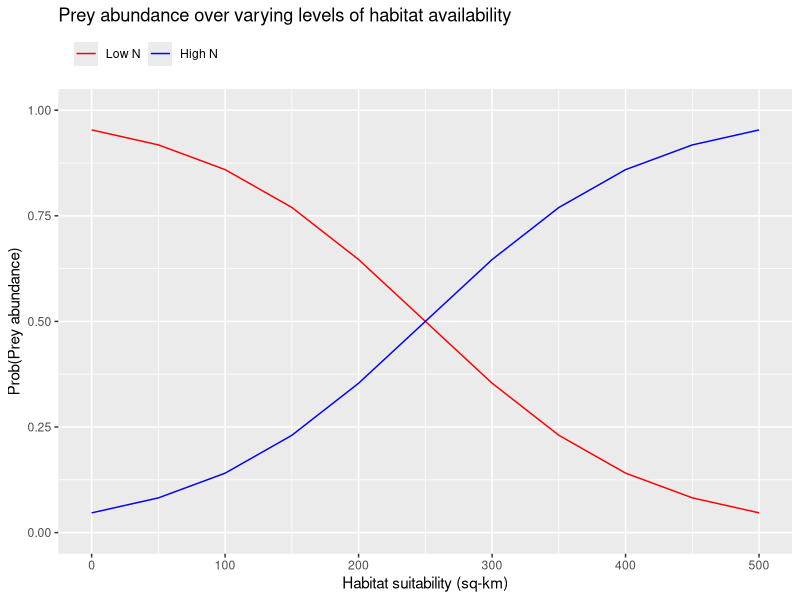

Source code (R): (Note: this script raises an error after producing the figure.)
  #'  ---------------------------------
  #'  Making up stuff for caribou BBN
  #'  April 2025
  #'  Bassing
  #'  ---------------------------------

  #'  Load packages
  library(tidyverse)
  library(purrr)
  library(ggplot2)
  
  #' #'  Define levels for source pop N and AM phi
  #' abund.sourcePop <- seq(10, 200, by = 20)
  #' survival.AM <- c(1, 2, 3)
  #' #'  Create data frame containing full cross of all parent node levels
  #' df <- expand.grid(source.N = abund.sourcePop, survival.M = survival.AM) %>%
  #'   tidyr::expand(source.N, survival.M) %>%
  #'   mutate(source.N = factor(source.N),
  #'          survival.M = factor(survival.M))
  #' 
  #' #'  Define coefficients
  #' alpha <- -8
  #' beta.source <- 1 
  #' beta.am.phi <- 0.6
  #' (df$y <- 1 / (1 + exp(-(alpha + beta.source*as.numeric(df$source.N) + beta.am.phi*as.numeric(df$survival.M)))))
  #' 
  #' #'  Plot 
  #' ggplot(data = df, aes(x = source.N, y = y, group = survival.M)) + 
  #'   geom_line(aes(color = survival.M)) +
  #'   xlab("Source population abundance")+
  #'   ylab("Pr(Adult male abundance = High)")+
  #'   guides(color = guide_legend(title = "Adult male \nsurvival"))+
  #'   scale_color_manual(values = c("red", "blue", "green"),
  #'                      labels = c('Low', 'Medium', 'High'))
  
  #'  ------------------------------------------------
  ####  Conditional Probability Tables for each node  ####
  #'  ------------------------------------------------
  
  #'  -------------------------
  #####  Habitat_availability  #####
  #'  -------------------------
  #'  Predict probability of available habitat across range of binned areas based
  #'  on different levels of expected climate change scenarios
  
  #'  ----------------------
  #####  Abundance_altPrey  #####
  #'  ----------------------
  #'  Predict probability of low, medium, or high abundances of alternative prey
  #'  sources (e.g., deer, elk, moose) under varying levels of habitat availability
  Abundance_altPrey <- function() {
    #'  Habitat availability (amount of suitable habitat in sq-km)
    habitat.avail <- seq(0, 500, by = 50)
    #'  Center and scale habitat.avail so values don't range too widely
    habitat.availz <- scale(habitat.avail)
    
    #'  Define intercept and slope coefficients
    #'  H: Availability of suitable habitat increases abundance of alternative prey
    alpha <- 0 # Intercept for low prey abundance
    beta1 <- -2 # Slope for habitat availability effect
    
    #'  Calculate probability alternative prey abundance will be low vs high given 
    #'  varying amounts of available habitat
    (p.PreynLo <- 1/(1 + exp(-(alpha + beta1*habitat.availz))))
    (p.PreynHi <- 1 - p.PreynLo)
    
    #'  Create data frame with probabilities of prey abundance being low or high
    (p.Preyn <- cbind(p.PreynLo, p.PreynHi))
    #'  Add habitat availability covariate data to data frame
    df <- data.frame(habitat.avail = habitat.avail, p1 = p.PreynLo, p2 = p.PreynHi) 
    #'  Reformat data frame for easier plotting
    df_plot <- df %>% 
      pivot_longer(cols = c('p1','p2'), names_to = "p", values_to = "prob")
    
    #'  Plot probability of prey abundance being low or high, given level
    #'  of available habitat
    prediction_plot <- ggplot(df_plot, aes(x = habitat.avail, y = prob)) + 
      ylim(0, 1) +
      geom_line(aes(color = p)) +
      xlab("Habitat suitability (sq-km)")+
      ylab("Prob(Prey abundance)")+
      ggtitle(paste("Prey abundance over varying levels of habitat availability")) +
      theme(
        legend.position = "top",
        legend.justification = c("left"),
        legend.box.just = "right",
        legend.margin = margin(6, 6, 6, 6)) +
      scale_color_manual(name = '', labels = c('Low N', 'High N'),
                         values = c('red', 'blue'))
    
    #'  Plot relationship
    plot(prediction_plot)
    #'  Return predictions
    return(df)
    
  }
  p.PreyN <- Abundance_altPrey()
  names(p.PreyN) <- c("Habitat_availability", "Low", "High")
  head(p.PreyN)
  write_csv(p.PreyN, "./Conditional_Probability_Tables/CPT_Abundance_altPrey.csv")
  
  #'  ------------------------
  #####  Abundance_predators  #####
  #'  ------------------------
  #'  Predict probability of low vs high abundances of predators (e.g., wolf, 
  #'  cougar, bear) based on whether alternative prey populations are rare (0) 
  #'  or abundant (1) and whether predator control does not (0) or does (1) occur
  Pred_abundance <- function(control, control.level) {
    #'  Alternative prey abundance (low, or high) 
    N.altPrey <- c(1, 2)
    #'  Holding whether predator control occurs at a fixed level
    Pred.control <- control
    
    #'  Define intercept and slope coefficients
    #'  H: More alternative prey increases predator abundance but predator control
    #'  efforts reduce predator abundance
    alpha <- 4.75 # Intercept for low predator abundance
    beta1 <- -3 # Slope for alternative prey effect
    beta2 <- 0.95 # Slope for predator control effect
    
    #'  Calculate probability predator abundance will be low vs high given different
    #'  levels of alternative prey sources (low or high) and whether predator 
    #'  control occurs (yes or no)
    (p.PrednLo <- 1/(1 + exp(-(alpha + beta1*N.altPrey + beta2*Pred.control))))
    (p.PrednHi <- 1 - p.PrednLo)
    
    #'  Create data frame with probabilities of predator abundance being low or high
    (p.Predn <- cbind(p.PrednLo, p.PrednHi))
    #'  Add prey and predator control covariate data to data frame  
    df <- data.frame(N.altPrey = N.altPrey, control = control.level, 
                     p1 = p.PrednLo, p2 = p.PrednHi) %>%
      mutate(N.altPrey = ifelse(N.altPrey == 1, "Low", "High"),
             N.altPrey = factor(N.altPrey, levels = c("Low", "High")))
    #'  Reformat data frame for easier plotting
    df_plot <- df %>% dplyr::select(-control) %>%
      pivot_longer(cols = c('p1','p2'), names_to = "p", values_to = "prob")
    
    #'  Plot probability of predator abundance being low or high, given level
    #'  of alterantive prey sources and predator control
    prediction_plot <- ggplot(df_plot, aes(x = N.altPrey, y = prob)) + 
      ylim(0, 1) +
      geom_point(aes(color = p)) +
      xlab("Alternative prey abundance")+
      ylab("Prob(Predator abundance)")+
      ggtitle(paste("Predator abundance", control.level, "predator control")) +
      theme(
        legend.position = "top",
        legend.justification = c("left"),
        legend.box.just = "right",
        legend.margin = margin(6, 6, 6, 6)) +
      scale_color_manual(name = '', labels = c('Low N', 'High N'),
                         values = c('red', 'blue'))
    
    #'  Plot relationship
    plot(prediction_plot)
    #'  Return predictions
    return(df)
    
  }
  #'  Calculate probability of predator abundance being low or high given level
  #'  of alternative prey sources (low or high) and whether predator control
  #'  occurs (yes or no)
  p.PredN.noCon <- Pred_abundance(control = 0, control.level = "without")
  p.PredN.wCon <- Pred_abundance(control = 1, control.level = "with")
  p.PredN <- bind_rows(p.PredN.noCon, p.PredN.wCon) %>%
    mutate(control = ifelse(control == "without", "No", control),
           control = ifelse(control == "with", "Yes", control),
           control = factor(control, levels = c("No", "Yes"))) %>%
    arrange(N.altPrey, control) 
  names(p.PredN) <- c("Habitat_availability", "Supplemental_feeding", "Low", "High")
  head(p.PredN)
  write_csv(p.PredN, "./Conditional_Probability_Tables/CPT_Abundance_predators.csv")
  
  #'  ------------------------
  #####  Survival_adultMales  #####
  #'  ------------------------
  #'  Predict probability of male survival being low, medium, or high under 
  #'  different levels of predator abundance (low or high) and whether supplemental 
  #'  feeding occurs (yes or no) over a range of available suitable habitat
  AM_survival <- function(N.pred, Feeding, pred.level, feed.level) {   
    #'  Habitat availability (amount of suitable habitat in sq-km)
    habitat.avail <- seq(0, 500, by = 50)
    #'  Center and scale habitat.avail so values don't range too widely
    habitat.availz <- scale(habitat.avail)
    #'  Holding Abundance_predators at a fixed level 
    N.predator <- N.pred
    #'  Holding Supplemental feeding at a fixed level
    Supp.feeding <- Feeding
    
    #'  Define intercept and slope coefficients 
    #'  H: Availability of suitable habitat most important, predators second most,
    #'  supplemental feeding doesn't really matter for adult male survival
    alpha <- c(0.25, 2) # Intercepts for low and low/moderate survival categories
    beta1 <- -2 # Slope coefficient for habitat availability  
    beta2 <- 0.5 # Slope coefficient for predator abundance
    beta3 <- -0.25 # Slope coefficient for supplemental feeding
    
    #'  Calculate probability of adult male survival being low, moderate, or high 
    #'  given varying amounts of available habitat, levels of predator abundance, 
    #'  and whether supplemental feeding occurs
    (p.AMphiLo <- 1/(1 + exp(-(alpha[1] + beta1*habitat.availz + beta2*N.predator + beta3*Supp.feeding))))
    #'  Probability of being in low or moderate survival category given all of the above
    (p.AMphiLoMod <- 1/(1 + exp(-(alpha[2] + beta1*habitat.availz + beta2*N.predator + beta3*Supp.feeding))))
    #'  Probability of being in moderate survival category given all of the above
    (p.AMphiMod <- p.AMphiLoMod - p.AMphiLo)
    #'  Probability of being in high survival category given all of the above
    (p.AMphiHi <- 1 - (p.AMphiLoMod))
    
    #'  Create data frame with probabilities of adult male survival being low, medium, or high
    (p.AMphi <- cbind(p.AMphiLo, p.AMphiMod, p.AMphiHi))
    #'  Add habitat availability covariate data to data frame  
    df <- data.frame(habitat.avail = habitat.avail, pred = pred.level, food = feed.level, 
                     p1 = p.AMphiLo, p2 = p.AMphiMod, p3 = p.AMphiHi) 
    #'  Reformat data frame for easier plotting
    df_plot <- df %>% dplyr::select(-c(pred, food)) %>%
      pivot_longer(cols = c('p1','p2', 'p3'), names_to = "p", values_to = "prob")
    #'  Plot probability of adult male survival being low, medium, or high, given
    #'  habitat availability, predator abundance, and supplemental feeding
    prediction_plot <- ggplot(df_plot, aes(x = habitat.avail, y = prob)) + 
      ylim(0, 1)+
      geom_line(aes(color = p)) +
      xlab("Habitat suitability (sq-km)")+
      ylab("Prob(Adult male survival)")+
      ggtitle(paste("Adult male survival", feed.level, "suppemental feeding and predators are", pred.level)) +
      theme(
        legend.position = "top",
        legend.justification = c("left"),
        legend.box.just = "right",
        legend.margin = margin(6, 6, 6, 6)) +
      scale_color_manual(name = '', labels = c('Low phi', 'Moderate phi', 'High phi'),
                         values = c('red', 'blue', 'green'))
    
    #'  Plot relationship
    plot(prediction_plot)
    #'  Return predictions
    return(df)
    
  }
  #'  Calculate probability of adult male survival being low, moderate, or high given 
  #'  predators are rare (1) or abundant (2) and feeding does not (0) or does (1) occur
  p.AMphi.predLo.noFeed <- AM_survival(N.pred = 1, Feeding = 0, pred.level = "rare", feed.level = "without")
  p.AMphi.predLo.wFeed <- AM_survival(N.pred = 1, Feeding = 1, pred.level = "rare", feed.level = "with")
  p.AMphi.predHi.noFeed <- AM_survival(N.pred = 2, Feeding = 0, pred.level = "abundant", feed.level = "without")
  p.AMphi.predHi.wFeed <- AM_survival(N.pred = 2, Feeding = 1, pred.level = "abundant", feed.level = "with")
  p.AMphi <- bind_rows(p.AMphi.predLo.noFeed, p.AMphi.predLo.wFeed, p.AMphi.predHi.noFeed, p.AMphi.predHi.wFeed) %>%
    mutate(pred = ifelse(pred == "rare", "Low", pred),
           pred = ifelse(pred == "abundant", "High", pred),
           pred = factor(pred, levels = c("Low", "High")),
           food = ifelse(food == "without", "No", food),
           food = ifelse(food == "with", "Yes", food),
           food = factor(food, levels = c("No", "Yes"))) %>%
    arrange(habitat.avail, pred, food) 
  names(p.AMphi) <- c("Habitat_availability", "Aubdance_predators", "Supplemental_feeding", "Low", "Medium", "High")
  head(p.AMphi)
  write_csv(p.AMphi, "./Conditional_Probability_Tables/CPT_Survival_adultMales.csv")
  
  #'  --------------------------
  #####  Survival_adultFemales  #####
  #'  --------------------------
  #'  Predict probability of female survival being low, medium, or high under 
  #'  different levels of predator abundance (low or high) and whether supplemental 
  #'  feeding occurs (yes or no) over a range of available suitable habitat
  AF_survival <- function(N.pred, Feeding, pred.level, feed.level) {   
    #'  Habitat availability (amount of suitable habitat in sq-km)
    habitat.avail <- seq(0, 500, by = 50)
    #'  Center and scale habitat.avail so values don't range too widely
    habitat.availz <- scale(habitat.avail)
    #'  Holding Abundance_predators at a fixed level 
    N.predator <- N.pred
    #'  Holding Supplemental feeding at a fixed level
    Supp.feeding <- Feeding
    
    #'  Define intercept and slope coefficients 
    #'  H: Availability of suitable habitat most important, predators second most,
    #'  supplemental feeding third most for adult female survival
    alpha <- c(0.3, 3) # Intercepts for low and low/moderate survival categories
    beta1 <- -2.25 # Slope coefficient for habitat availability  
    beta2 <- 0.85 # Slope coefficient for predator abundance
    beta3 <- -0.75 # Slope coefficient for supplemental feeding
    
    #'  Calculate probability of adult female survival being low, moderate, or high 
    #'  given varying amounts of available habitat, levels of predator abundance, 
    #'  and whether supplemental feeding occurs
    (p.AFphiLo <- 1/(1 + exp(-(alpha[1] + beta1*habitat.availz + beta2*N.predator + beta3*Supp.feeding))))
    #'  Probability of being in low or moderate survival category given all of the above
    (p.AFphiLoMod <- 1/(1 + exp(-(alpha[2] + beta1*habitat.availz + beta2*N.predator + beta3*Supp.feeding))))
    #'  Probability of being in moderate survival category given all of the above
    (p.AFphiMod <- p.AFphiLoMod - p.AFphiLo)
    #'  Probability of being in high survival category given all of the above
    (p.AFphiHi <- 1 - (p.AFphiLoMod))
    
    #'  Create data frame with probabilities of adult female survival being low, medium, or high
    (p.AFphi <- cbind(p.AFphiLo, p.AFphiMod, p.AFphiHi))
    #'  Add habitat availability covariate data to data frame  
    df <- data.frame(habitat.avail = habitat.avail, pred = pred.level, food = feed.level, 
                     p1 = p.AFphiLo, p2 = p.AFphiMod, p3 = p.AFphiHi) 
    #'  Reformat data frame for easier plotting
    df_plot <- df %>% dplyr::select(-c(pred, food)) %>%
      pivot_longer(cols = c('p1','p2', 'p3'), names_to = "p", values_to = "prob")
    #'  Plot probability of adult female survival being low, medium, or high, given
    #'  habitat availability, predator abundance, and supplemental feeding
    prediction_plot <- ggplot(df_plot, aes(x = habitat.avail, y = prob)) + 
      ylim(0, 1)+
      geom_line(aes(color = p)) +
      xlab("Habitat suitability (sq-km)")+
      ylab("Prob(Adult female survival)")+
      ggtitle(paste("Adult female survival", feed.level, "suppemental feeding and predators are", pred.level)) +
      theme(
        legend.position = "top",
        legend.justification = c("left"),
        legend.box.just = "right",
        legend.margin = margin(6, 6, 6, 6)) +
      scale_color_manual(name = '', labels = c('Low phi', 'Moderate phi', 'High phi'),
                         values = c('red', 'blue', 'green'))
    
    #'  Plot relationship
    plot(prediction_plot)
    #'  Return predictions
    return(df)
    
  }
  #'  Calculate probability of adult female survival being low, medium, or high given 
  #'  predators are rare (1) or abundant (2) and feeding does not (0) or does (1) occur
  p.AFphi.predLo.noFeed <- AF_survival(N.pred = 1, Feeding = 0, pred.level = "rare", feed.level = "without")
  p.AFphi.predLo.wFeed <- AF_survival(N.pred = 1, Feeding = 1, pred.level = "rare", feed.level = "with")
  p.AFphi.predHi.noFeed <- AF_survival(N.pred = 2, Feeding = 0, pred.level = "abundant", feed.level = "without")
  p.AFphi.predHi.wFeed <- AF_survival(N.pred = 2, Feeding = 1, pred.level = "abundant", feed.level = "with")
  p.AFphi <- bind_rows(p.AFphi.predLo.noFeed, p.AFphi.predLo.wFeed, p.AFphi.predHi.noFeed, p.AFphi.predHi.wFeed) %>%
    mutate(pred = ifelse(pred == "rare", "Low", pred),
           pred = ifelse(pred == "abundant", "High", pred),
           pred = factor(pred, levels = c("Low", "High")),
           food = ifelse(food == "without", "No", food),
           food = ifelse(food == "with", "Yes", food),
           food = factor(food, levels = c("No", "Yes"))) %>%
    arrange(habitat.avail, pred, food) 
  names(p.AFphi) <- c("Habitat_availability", "Aubdance_predators", "Supplemental_feeding", "Low", "Medium", "High")
  head(p.AFphi)
  write_csv(p.AFphi, "./Conditional_Probability_Tables/CPT_Survival_adultFemales.csv")
  
  #'  ---------------------------
  #####  Fecundity_adultFemales  #####
  #'  ---------------------------
  #'  Predict probability of female fecundity being low, medium, or high depending 
  #'  on whether supplemental feeding occurs (yes or no) over a range of available 
  #'  suitable habitat
  AF_fecundity <- function(Feeding, feed.level) {   
    #'  Habitat availability (amount of suitable habitat in sq-km)
    habitat.avail <- seq(0, 500, by = 50)
    #'  Center and scale habitat.avail so values don't range too widely
    habitat.availz <- scale(habitat.avail)
    #'  Holding Supplemental feeding at a fixed level
    Supp.feeding <- Feeding
    
    #'  Define intercept and slope coefficients 
    #'  H: Availability of suitable habitat most important but supplemental feeding 
    #'  increases fecundity
    alpha <- c(0.25, 3) # Intercepts for low and low/moderate fecundity categories
    beta1 <- -3 # Slope coefficient for habitat availability  
    beta2 <- -1.5 # Slope coefficient for supplemental feeding
    
    #'  Calculate probability of adult female fecundity being low, moderate, or high 
    #'  given varying amounts of available habitat and whether supplemental feeding occurs
    (p.AFfecLo <- 1/(1 + exp(-(alpha[1] + beta1*habitat.availz + beta2*Supp.feeding))))
    #'  Probability of being in low or moderate survival category given all of the above
    (p.AFfecLoMod <- 1/(1 + exp(-(alpha[2] + beta1*habitat.availz + beta2*Supp.feeding))))
    #'  Probability of being in moderate survival category given all of the above
    (p.AFfecMod <- p.AFfecLoMod - p.AFfecLo)
    #'  Probability of being in high survival category given all of the above
    (p.AFfecHi <- 1 - (p.AFfecLoMod))
    
    #'  Create data frame with probabilities of adult female fecundity being low, medium, or high
    (p.AFfec <- cbind(p.AFfecLo, p.AFfecMod, p.AFfecHi))
    #'  Add habitat availability covariate data to data frame  
    df <- data.frame(habitat.avail = habitat.avail, food = feed.level, p1 = p.AFfecLo, 
                     p2 = p.AFfecMod, p3 = p.AFfecHi) 
    #'  Reformat data frame for easier plotting
    df_plot <- df %>% dplyr::select(-food) %>%
      pivot_longer(cols = c('p1','p2', 'p3'), names_to = "p", values_to = "prob")
    #'  Plot probability of adult female fecundity being low, medium, or high, 
    #'  given habitat availability and supplemental feeding
    prediction_plot <- ggplot(df_plot, aes(x = habitat.avail, y = prob)) + 
      ylim(0, 1)+
      geom_line(aes(color = p)) +
      xlab("Habitat suitability (sq-km)")+
      ylab("Prob(Adult female fecundity)")+
      ggtitle(paste("Adult female fecundity", feed.level, "suppemental feeding")) +
      theme(
        legend.position = "top",
        legend.justification = c("left"),
        legend.box.just = "right",
        legend.margin = margin(6, 6, 6, 6)) +
      scale_color_manual(name = '', labels = c('Low fecundity', 'Moderate fecundity', 'High fecundity'),
                         values = c('red', 'blue', 'green'))
    
    #'  Plot relationship
    plot(prediction_plot)
    #'  Return predictions
    return(df)
    
  }
  #'  Calculate probability of adult female fecundity being low, medium, or high given 
  #'  supplemental feeding does not (0) or does (1) occur
  p.AFfec.noFeed <- AF_fecundity(Feeding = 0, feed.level = "without")
  p.AFfec.wFeed <- AF_fecundity(Feeding = 1, feed.level = "with")
  p.AFfec <- bind_rows(p.AFfec.noFeed, p.AFfec.wFeed) %>%
    mutate(food = ifelse(food == "without", "No", food),
           food = ifelse(food == "with", "Yes", food),
           food = factor(food, levels = c("No", "Yes"))) %>%
    arrange(habitat.avail, food) 
  names(p.AFfec) <- c("Habitat_availability", "Supplemental_feeding", "Low", "Medium", "High")
  head(p.AFfec)
  write_csv(p.AFfec, "./Conditional_Probability_Tables/CPT_Fecundity_adultFemales.csv")
  
  #'  ------------------
  #####  Survival_calf  #####
  #'  ------------------
  #'  Predict probability of calf survival being low, medium, or high depending on 
  #'  different levels of female fecundity (low, medium, high), predator abundance 
  #'  (low or high), and whether maternal penning occurs (yes or no)
  YoY_survival <- function(N.pred, Feeding, pen.level, pred.level) {   
    #'  Adult female fecundity (low, medium, or high fecundity)
    AF.fecundity <- c(1, 2, 3)
    #'  Holding Abundance_predators at a fixed level 
    N.predator <- N.pred
    #'  Holding Supplemental feeding at a fixed level
    Supp.feeding <- Feeding
    
    #'  Define intercept and slope coefficients 
    #'  H: Adult female fecundity most important, closely followed by predator
    #'  abundance, but maternal penning can greatly offset the effects of predators
    alpha <- c(4, 8) # Intercepts for low and low/moderate fecundity categories
    beta1 <- -3 # Slope coefficient for adult female fecundity 
    beta2 <- 2 # Slope coefficient for predator abundance
    beta3 <- -1.5 # Slope coefficient for maternal penning
    
    #'  Calculate probability of calf survival being low, moderate, or high given 
    #'  different levels of adult female fecundity, predator abundance, and whether 
    #'  maternal penning occurs
    (p.YoYphiLo <- 1/(1 + exp(-(alpha[1] + beta1*AF.fecundity + beta2*N.predator + beta3*Supp.feeding))))
    #'  Probability of being in low or moderate survival category given all of the above
    (p.YoYphiLoMod <- 1/(1 + exp(-(alpha[2] + beta1*AF.fecundity + beta2*N.predator + beta3*Supp.feeding))))
    #'  Probability of being in moderate survival category given all of the above
    (p.YoYphiMod <- p.YoYphiLoMod - p.YoYphiLo)
    #'  Probability of being in high survival category given all of the above
    (p.YoYphiHi <- 1 - (p.YoYphiLoMod))
    
    #'  Create data frame with probabilities of calf survival being low, medium, or high
    (p.YoYphi <- cbind(p.YoYphiLo, p.YoYphiMod, p.YoYphiHi))
    #'  Add covariate data to data frame  
    df <- data.frame(AF.fecundity = AF.fecundity, pred = pred.level, pens = pen.level, 
                     p1 = p.YoYphiLo, p2 = p.YoYphiMod, p3 = p.YoYphiHi) %>%
      mutate(AF.fecundity = ifelse(AF.fecundity == 1, "Low", AF.fecundity),
             AF.fecundity = ifelse(AF.fecundity == 2, "Medium", AF.fecundity),
             AF.fecundity = ifelse(AF.fecundity == 3, "High", AF.fecundity),
             AF.fecundity = factor(AF.fecundity, levels = c("Low", "Medium", "High")))
    #'  Reformat data frame for easier plotting
    df_plot <- df %>% dplyr::select(-c(pred, pens)) %>%
      pivot_longer(cols = c('p1','p2', 'p3'), names_to = "p", values_to = "prob")
    #'  Plot probability of calf survival being low, medium, or high, given adult
    #'  female fecundity, predator abundance, and use of maternal penning
    prediction_plot <- ggplot(df_plot, aes(x = AF.fecundity, y = prob)) + 
      ylim(0, 1) +
      geom_point(aes(color = p), position = position_dodge(0.1)) +
      xlab("Adult female fecundity")+
      ylab("Prob(Calf survival)")+
      ggtitle(paste("Calf survival", pen.level, "maternal penning and predators are", pred.level)) +
      theme(
        legend.position = "top",
        legend.justification = c("left"),
        legend.box.just = "right",
        legend.margin = margin(6, 6, 6, 6)) +
      scale_color_manual(name = '', labels = c('Low phi', 'Moderate phi', 'High phi'),
                         values = c('red', 'blue', 'green'))
    
    #'  Plot relationship
    plot(prediction_plot)
    #'  Return predictions
    return(df)
    
  }
  #'  Calculate probability of adult female fecundity being low, medium, or high given 
  #'  supplemental feeding does not (0) or does (1) occur
  p.YoYphi.predLo.noPen <- YoY_survival(N.pred = 0, Feeding = 0, pen.level = "without", pred.level = "rare")
  p.YoYphi.predLo.wPen <- YoY_survival(N.pred = 0, Feeding = 1, pen.level = "with", pred.level = "rare")
  p.YoYphi.predHi.noPen <- YoY_survival(N.pred = 1, Feeding = 0, pen.level = "without", pred.level = "abundant")
  p.YoYphi.predHi.wPen <- YoY_survival(N.pred = 1, Feeding = 1, pen.level = "with", pred.level = "abundant")
  p.YoYphi <- bind_rows(p.YoYphi.predLo.noPen, p.YoYphi.predLo.wPen, p.YoYphi.predHi.noPen, p.YoYphi.predHi.wPen) %>%
    mutate(pred = ifelse(pred == "rare", "Low", pred),
           pred = ifelse(pred == "abundant", "High", pred),
           pred = factor(pred, levels = c("Low", "High")),
           pens = ifelse(pens == "without", "No", pens),
           pens = ifelse(pens == "with", "Yes", pens),
           pens = factor(pens, levels = c("No", "Yes"))) %>%
    arrange(AF.fecundity, pred, pens) 
  names(p.YoYphi) <- c("Fecundity_adultFemale", "Abundance_predators", "Maternal_penning", "Low", "Medium", "High")
  head(p.YoYphi)
  write_csv(p.YoYphi, "./Conditional_Probability_Tables/CPT_Survival_calf.csv")
  
  #'  -------------------------
  #####  Abundance_adultMales  #####
  #'  -------------------------
  #'  Predict probability of male abundance being low vs high under different 
  #'  levels of adult male survival (low, moderate, high) and the size of the 
  #'  source population (and thus individuals available for augmentation)
  AM_abundance <- function(AM.phi, phi.level) {  #SourceN, a, b1, b2, 
    #'  Holding AM.survival at a fixed value (level of male survival)
    AM.survival <- AM.phi 
    #'  Population size of source population
    N.sourcePop <- seq(10, 200, by = 20)
    #'  Center and scale N.sourcePop so values don't range too widely
    N.sourcePopz <- scale(N.sourcePop)
    
    #'  Define intercept and slope coefficients (that creates hypothesized shape
    #'  of each probability curve --- H: males don't contribute much even if survival is high)
    alpha <- 3 # Intercept for low abundance category
    beta1 <- -1#-2 # Slope coefficient for abundance of source population   
    beta2 <- -0.65#-1 # Slope coefficient for adult male survival
    
    #'  Calculate probability of adult male abundance being low vs high given 
    #'  varying sizes of the source population and levels of adult male survival
    (p.AMnLo <- 1/(1+exp(-(alpha + beta1*N.sourcePopz + beta2*AM.survival))))
    #'  Probability of adult male abundance being high given low male survival over 
    #'  a range of population sizes of the source population
    p.AMnHi <- 1 - p.AMnLo
    
    #'  Create data frame with probabilities of adult male abundance being low vs high
    (p.AMn <- cbind(p.AMnLo, p.AMnHi))
    #'  Add source population covariate data to data frame and 
    df <- data.frame(N.sourcePop = N.sourcePop, phi = phi.level, p1 = p.AMnLo, p2 = p.AMnHi) 
    #'  Reformat data frame for easier plotting
    df_plot <- df %>% dplyr::select(-phi) %>%
      pivot_longer(cols = c('p1','p2'), names_to = "p", values_to = "prob")
    #'  Plot probability of adult male population being low or high, given adult
    #'  male survival is low, moderate, or high, across a range of source population sizes
    prediction_plot <- ggplot(df_plot, aes(x = N.sourcePop, y = prob)) + 
      ylim(0, 1)+
      geom_line(aes(color = p)) +
      xlab("Source population size")+
      ylab("Prob(Adult male N)")+
      ggtitle(paste("Adult male abundance when survival is", phi.level)) +
      theme(
        legend.position = "top",
        legend.justification = c("left"),
        legend.box.just = "right",
        legend.margin = margin(6, 6, 6, 6)) +
      scale_color_manual(name = '', labels = c('Low N', 'High N'),
                         values = c('red', 'blue'))
    
    #'  Plot relationship
    plot(prediction_plot)
    #'  Return predictions
    return(df)
    
  }
  #'  Calculate probability of adult male abundance being low or high given 
  #'  adult male survival is low (1), moderate (2), or high (3)
  p.AMn.phiLo <- AM_abundance(AM.phi = 1, phi.level = "low") #SourceN = seq(10, 200, by = 20), a = 2, b1 = -2, b2 = -1, 
  p.AMn.phiMod <- AM_abundance(AM.phi = 2, phi.level = "moderate")
  p.AMn.phiHi <- AM_abundance(AM.phi = 3, phi.level = "high")
  p.AMn <- bind_rows(p.AMn.phiLo, p.AMn.phiMod, p.AMn.phiHi) %>%
    mutate(phi = ifelse(phi == "low", "Low", phi),
           phi = ifelse(phi == "moderate", "Medium", phi),
           phi = ifelse(phi == "high", "High", phi),
           phi = factor(phi, levels = c("Low", "Medium", "High"))) %>%
    arrange(N.sourcePop, phi) 
  names(p.AMn) <- c("Abundance_sourcePop", "Survival_adultMale", "Low", "High")
  head(p.AMn)
  write_csv(p.AMn, "./Conditional_Probability_Tables/CPT_Abundance_adultMales.csv")
  
  #'  ---------------------------
  #####  Abundance_adultFemales  #####
  #'  ---------------------------
  #'  Predict probability of female abundance being low vs high under different 
  #'  levels of adult female survival (low, moderate, high) and the size of the 
  #'  source population (and thus individuals available for augmentation)
  AF_abundance <- function(AF.phi, phi.level) {  
    #'  Holding AF.survival at a fixed value (level of female survival)
    AF.survival <- AF.phi 
    #'  Population size of source population
    N.sourcePop <- seq(10, 200, by = 20)
    #'  Center and scale N.sourcePop so values don't range too widely
    N.sourcePopz <- scale(N.sourcePop)
    
    #'  Define intercept and slope coefficients 
    #'  H: AF survival matters a lot where low phi == low N
    alpha <- 5 #4 # Intercept for low abundance category
    beta1 <- -1 #-0.70 # Slope coefficient for abundance of source population   
    beta2 <- -2#-1.75 # Slope coefficient for adult female survival
    
    #'  Calculate probability of adult female abundance being low vs high given 
    #'  varying sizes of the source population and levels of adult female survival
    (p.AFnLo <- 1/(1+exp(-(alpha + beta1*N.sourcePopz + beta2*AF.survival))))
    #'  Probability of adult female abundance being high given low female survival 
    #'  over a range of population sizes of the source population
    p.AFnHi <- 1 - p.AFnLo
    
    #'  Create data frame with probabilities of adult female abundance being low vs high
    (p.AFn <- cbind(p.AFnLo, p.AFnHi))
    #'  Add source population covariate data to data frame and 
    df <- data.frame(N.sourcePop = N.sourcePop, phi = phi.level, p1 = p.AFnLo, p2 = p.AFnHi) 
    #'  Reformat data frame for easier plotting
    df_plot <- df %>% dplyr::select(-phi) %>%
      pivot_longer(cols = c('p1','p2'), names_to = "p", values_to = "prob")
    #'  Plot probability of adult female population being low or high, given adult
    #'  female survival is low, moderate, or high, across a range of source population sizes
    prediction_plot <- ggplot(df_plot, aes(x = N.sourcePop, y = prob)) + 
      ylim(0, 1)+
      geom_line(aes(color = p)) +
      xlab("Source population size")+
      ylab("Prob(Adult female N)")+
      ggtitle(paste("Adult female abundance when survival is", phi.level)) +
      theme(
        legend.position = "top",
        legend.justification = c("left"),
        legend.box.just = "right",
        legend.margin = margin(6, 6, 6, 6)) +
      scale_color_manual(name = '', labels = c('Low N', 'High N'),
                         values = c('red', 'blue'))
    
    #'  Plot relationship
    plot(prediction_plot)
    #'  Return predictions
    return(df)
    
  }
  #'  Calculate probability of adult male abundance being low or high given 
  #'  adult male survival is low (1), moderate (2), or high (3)
  p.AFn.phiLo <- AF_abundance(AF.phi = 1, phi.level = "low") 
  p.AFn.phiMod <- AF_abundance(AF.phi = 2, phi.level = "moderate")
  p.AFn.phiHi <- AF_abundance(AF.phi = 3, phi.level = "high")
  p.AFn <- bind_rows(p.AFn.phiLo, p.AFn.phiMod, p.AFn.phiHi) %>%
    mutate(phi = ifelse(phi == "low", "Low", phi),
           phi = ifelse(phi == "moderate", "Medium", phi),
           phi = ifelse(phi == "high", "High", phi),
           phi = factor(phi, levels = c("Low", "Medium", "High"))) %>%
    arrange(N.sourcePop, phi) 
  names(p.AFn) <- c("Abundance_sourcePop", "Survival_adultFemale", "Low", "High")
  head(p.AFn)
  write_csv(p.AFn, "./Conditional_Probability_Tables/CPT_Abundance_adultFemales.csv")
  
  
  #####  Natural immigration  #####
  #####  Abundance_adults  #####
  #####  Abundance_calves  #####
  #####  Abundance_caribou  #####
  #####  Abundance_adultAugmentation  #####
  #####  Lambda  #####
  #####  ProbSuccess  #####
  #####  Utility  #####
  
  
  
  
  
  
  
  
  
  
  
  
  
  
  
  
  
  
  